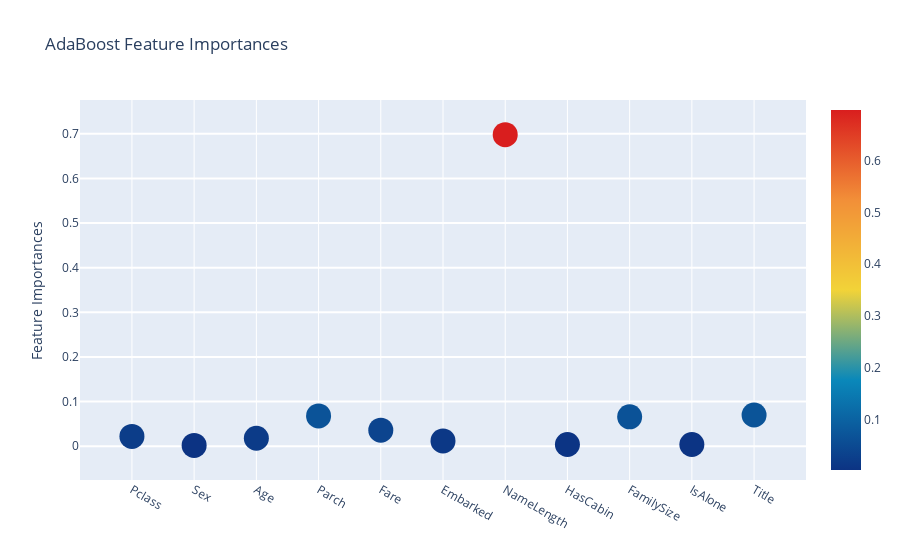
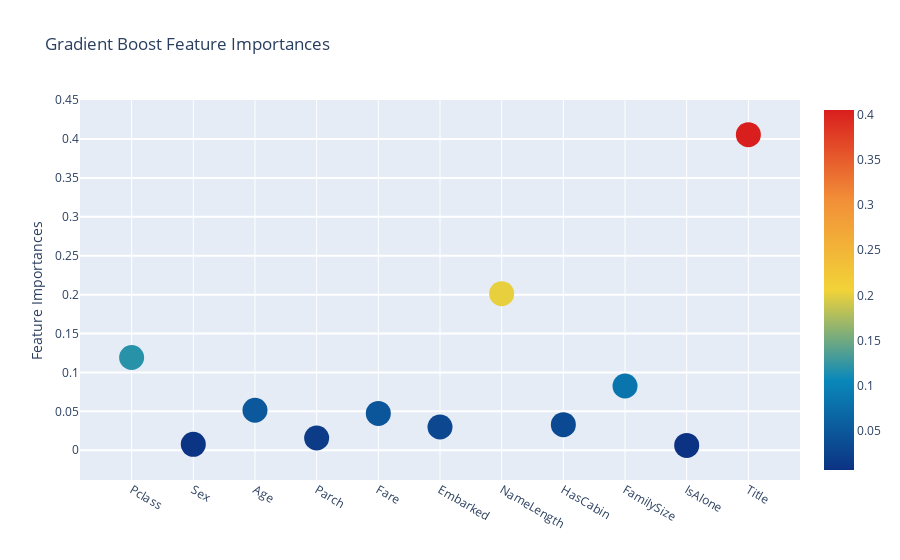

The notebook cell saved with these charts, in order:
### Code cell
plot_feature_importances_scatter(ADA_FI)
plot_feature_importances_scatter(GB_FI)

### Figure 1 — Plotly figure (JSON) as saved in the notebook; plotly's stock layout.template omitted (floating-point values rounded to 4 significant figures)
{"data": [{"marker": {"color": [0.022, 0.002, 0.018, 0.068, 0.036, 0.012, 0.698, 0.004, 0.066, 0.004, 0.07], "colorscale": [[0, "rgb(12,51,131)"], [0.25, "rgb(10,136,186)"], [0.5, "rgb(242,211,56)"], [0.75, "rgb(242,143,56)"], [1, "rgb(217,30,30)"]], "showscale": true, "size": 25, "sizemode": "diameter", "sizeref": 1}, "mode": "markers", "text": ["Pclass", "Sex", "Age", "Parch", "Fare", "Embarked", "NameLength", "HasCabin", "FamilySize", "IsAlone", "Title"], "type": "scatter", "x": ["Pclass", "Sex", "Age", "Parch", "Fare", "Embarked", "NameLength", "HasCabin", "FamilySize", "IsAlone", "Title"], "y": [0.022, 0.002, 0.018, 0.068, 0.036, 0.012, 0.698, 0.004, 0.066, 0.004, 0.07]}], "layout": {"autosize": true, "hovermode": "closest", "showlegend": false, "title": {"text": "AdaBoost Feature Importances"}, "yaxis": {"gridwidth": 2, "ticklen": 5, "title": {"text": "Feature Importances"}}}}

### Figure 2 — Plotly figure (JSON) as saved in the notebook; plotly's stock layout.template omitted (floating-point values rounded to 4 significant figures)
{"data": [{"marker": {"color": [0.1192, 0.007647, 0.05144, 0.01579, 0.04733, 0.02991, 0.2012, 0.03295, 0.08263, 0.006314, 0.4056], "colorscale": [[0, "rgb(12,51,131)"], [0.25, "rgb(10,136,186)"], [0.5, "rgb(242,211,56)"], [0.75, "rgb(242,143,56)"], [1, "rgb(217,30,30)"]], "showscale": true, "size": 25, "sizemode": "diameter", "sizeref": 1}, "mode": "markers", "text": ["Pclass", "Sex", "Age", "Parch", "Fare", "Embarked", "NameLength", "HasCabin", "FamilySize", "IsAlone", "Title"], "type": "scatter", "x": ["Pclass", "Sex", "Age", "Parch", "Fare", "Embarked", "NameLength", "HasCabin", "FamilySize", "IsAlone", "Title"], "y": [0.1192, 0.007647, 0.05144, 0.01579, 0.04733, 0.02991, 0.2012, 0.03295, 0.08263, 0.006314, 0.4056]}], "layout": {"autosize": true, "hovermode": "closest", "showlegend": false, "title": {"text": "Gradient Boost Feature Importances"}, "yaxis": {"gridwidth": 2, "ticklen": 5, "title": {"text": "Feature Importances"}}}}
